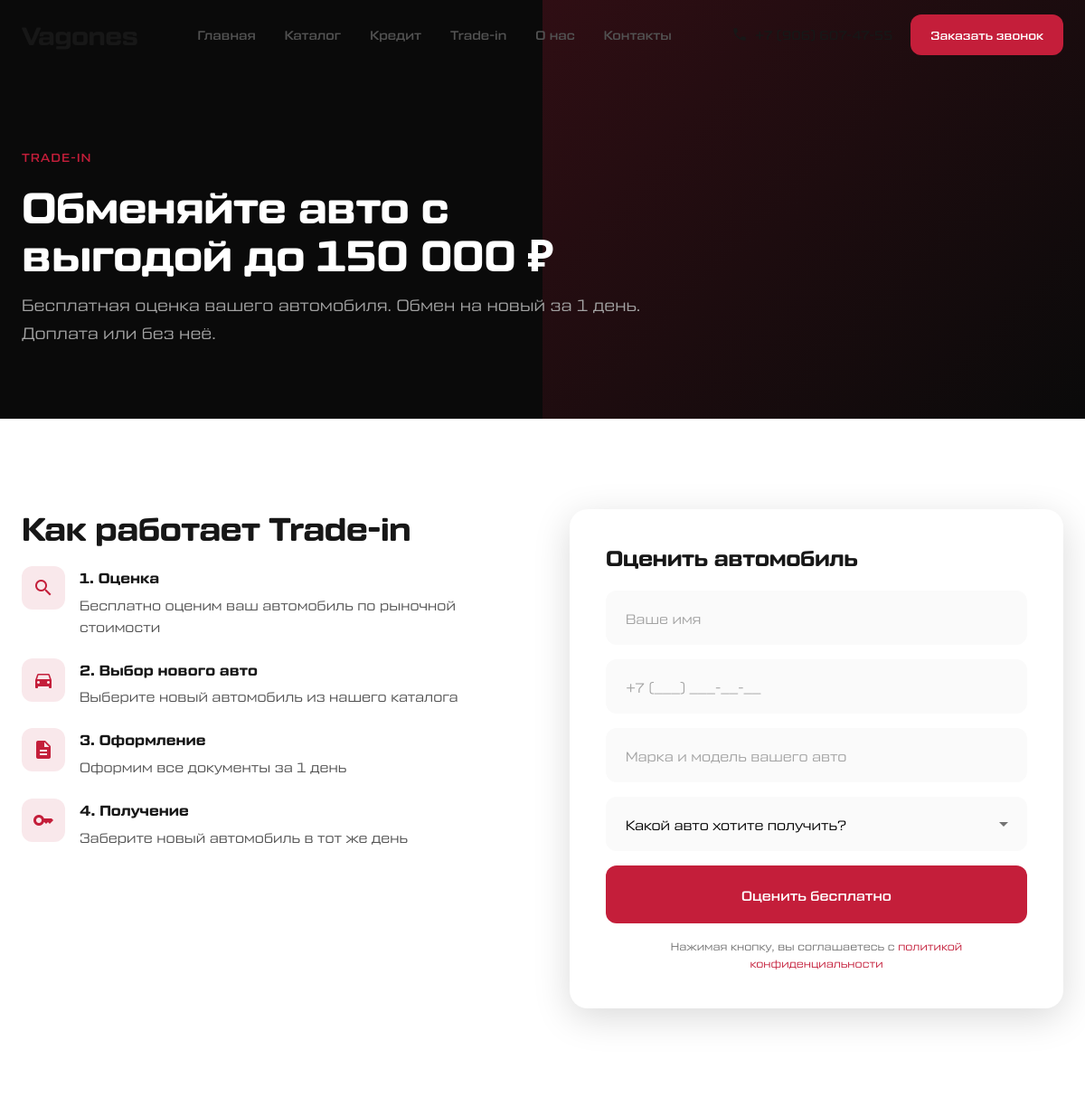
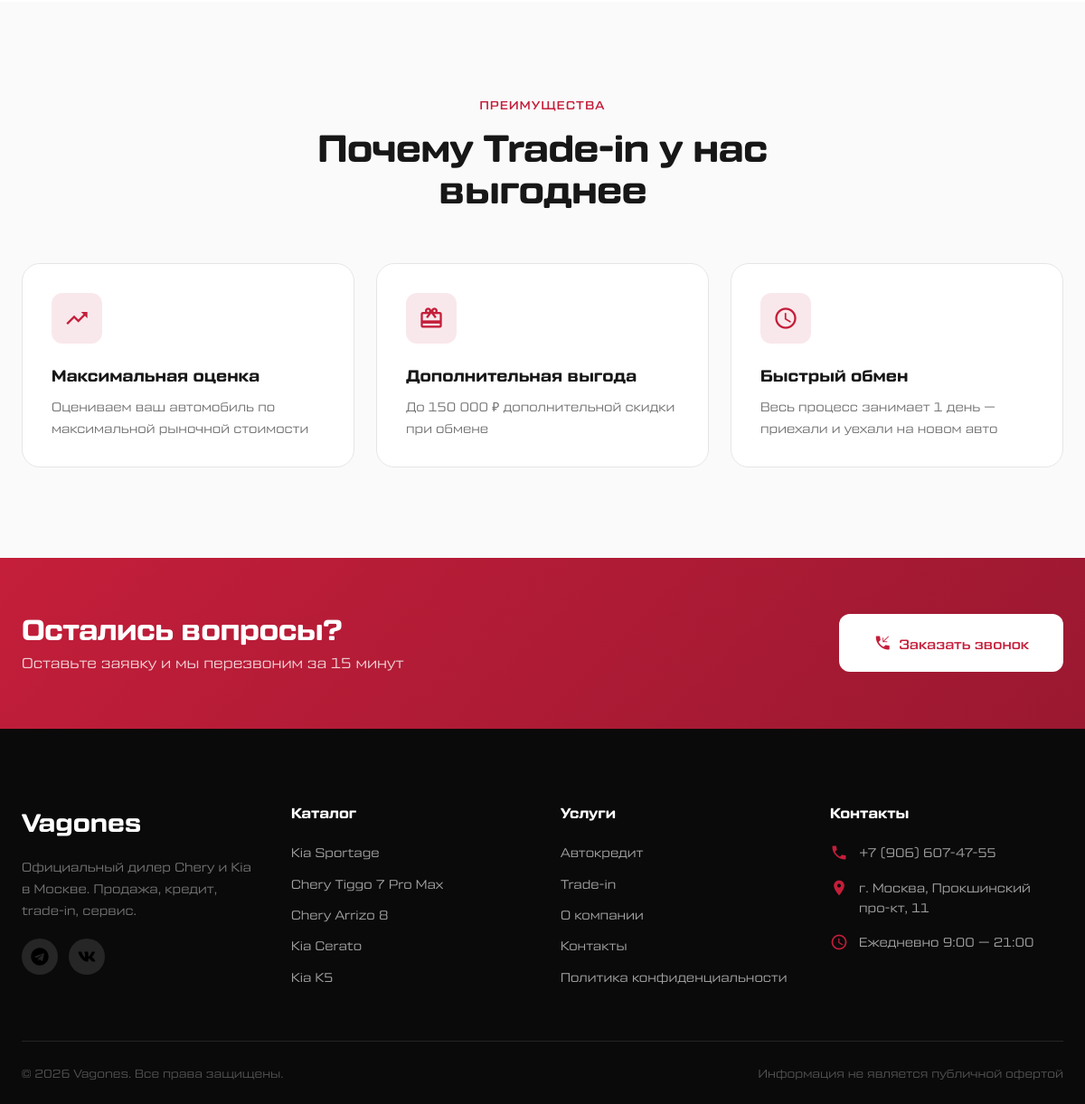
The page /tradein.php on the database its author committed (2 pictures, top to bottom).
### tables this page shows
CREATE TABLE cars (
                id TEXT PRIMARY KEY,
                brand TEXT NOT NULL,
                model TEXT NOT NULL,
                price_from INTEGER NOT NULL,
                engine TEXT,
                transmission TEXT,
                banner TEXT,
                is_new INTEGER DEFAULT 0,
                created_at DATETIME DEFAULT CURRENT_TIMESTAMP
            );

### src/config/functions.php (called while the page is built, shortened)
<?php
function getDB(): PDO {
    static $pdo = null;
    if ($pdo === null) {
        $pdo = new PDO('sqlite:' . DB_PATH);
        $pdo->setAttribute(PDO::ATTR_ERRMODE, PDO::ERRMODE_EXCEPTION);
        $pdo->setAttribute(PDO::ATTR_DEFAULT_FETCH_MODE, PDO::FETCH_ASSOC);
    }
    return $pdo;
}
function getCars(): array {
    $pdo = getDB();
    $cars = [];
    $stmt = $pdo->query("SELECT * FROM cars ORDER BY is_new DESC, price_from ASC");
    foreach ($stmt->fetchAll() as $row) {
        $id = $row['id'];
        $cars[$id] = [
            'brand' => $row['brand'],
            'model' => $row['model'],
            'price_from' => (int)$row['price_from'],
            'engine' => $row['engine'],
            'transmission' => $row['transmission'],
            'banner' => $row['banner'],
            'is_new' => (bool)$row['is_new'],
            'colors' => getCarColors($id),
            'trims' => getCarTrims($id),
            'specs' => getCarSpecs($id),
            'gallery' => getCarGallery($id)
        ];
    }
    return $cars;
}
function getCarColors(string $carId): array {
    $stmt = getDB()->prepare("SELECT name, hex, image FROM car_colors WHERE car_id = ? ORDER BY
        CASE WHEN hex LIKE '#f%' OR hex LIKE '#e%' OR hex LIKE '#d%' THEN 0 ELSE 1 END,
        sort_order");
    $stmt->execute([$carId]);
    return $stmt->fetchAll();
}
function getCarTrims(string $carId): array {
    $stmt = getDB()->prepare("SELECT name, price, features FROM car_trims WHERE car_id = ? ORDER BY sort_order");
    $stmt->execute([$carId]);
    $trims = [];
    foreach ($stmt->fetchAll() as $row) {
        $trims[] = [
            'name' => $row['name'],
            'price' => (int)$row['price'],
            'features' => $row['features'] ? json_decode($row['features'], true) : []
        ];
    }
    return $trims;
}
function getCarSpecs(string $carId): array {
    $stmt = getDB()->prepare("SELECT label, value FROM car_specs WHERE car_id = ?");
    $stmt->execute([$carId]);
    $specs = [];
    foreach ($stmt->fetchAll() as $row) {
        $specs[$row['label']] = $row['value'];
    }
    return $specs;
}
function getCarGallery(string $carId): array {
    $stmt = getDB()->prepare("SELECT image FROM car_gallery WHERE car_id = ? ORDER BY sort_order");
    $stmt->execute([$carId]);
    return array_column($stmt->fetchAll(), 'image');
}
function e(string $str): string {
    return htmlspecialchars($str, ENT_QUOTES, 'UTF-8');
}

### public_html/tradein.php (the view, shortened to what this page needs)
<?php
require_once __DIR__ . '/../src/config/functions.php';
$cars = getCars();
include __DIR__ . '/../templates/components/header.php';
?>
<section class="page-hero">
    <div class="container">
        <div class="page-hero__content">
            <span class="page-hero__label">Trade-in</span>
            <h1 class="page-hero__title">Обменяйте авто с выгодой до 150 000 ₽</h1>
            <p class="page-hero__subtitle">Бесплатная оценка вашего автомобиля. Обмен на новый за 1 день. Доплата или без неё.</p>
        </div>
    </div>
</section>
<section class="section">
    <div class="container">
        <div class="contact">
            <div class="contact__info">
                <h2>Как работает Trade-in</h2>
                <div class="contact__items">
                    <div class="contact__item">
                        <span class="material-icons">search</span>
                        <div>
                            <strong>1. Оценка</strong>
                            <p>Бесплатно оценим ваш автомобиль по рыночной стоимости</p>
                        </div>
                    </div>
                    <div class="contact__item">
                        <span class="material-icons">directions_car</span>
                        <div>
                            <strong>2. Выбор нового авто</strong>
                            <p>Выберите новый автомобиль из нашего каталога</p>
                        </div>
                    </div>
                    <div class="contact__item">
                        <span class="material-icons">description</span>
                        <div>
                            <strong>3. Оформление</strong>
                            <p>Оформим все документы за 1 день</p>
                        </div>
                    </div>
                    <div class="contact__item">
                        <span class="material-icons">key</span>
                        <div>
                            <strong>4. Получение</strong>
                            <p>Заберите новый автомобиль в тот же день</p>
                        </div>
                    </div>
                </div>
            </div>
            <div class="contact__form">
                <h3>Оценить автомобиль</h3>
                <form data-type="tradein">
                    <div class="form-group">
                        <input type="text" name="name" placeholder="Ваше имя" required>
                    </div>
                    <div class="form-group">
                        <input type="tel" name="phone" placeholder="+7 (___) ___-__-__" required>
                    </div>
                    <div class="form-group">
                        <input type="text" name="message" placeholder="Марка и модель вашего авто">
                    </div>
                    <div class="form-group">
                        <select name="car">
                            <option value="">Какой авто хотите получить?</option>
                        </select>
                    </div>
                    <button type="submit" class="btn btn--primary btn--full btn--lg">Оценить бесплатно</button>
                    <p class="form-privacy">Нажимая кнопку, вы соглашаетесь с <a href="/privacy.php">политикой конфиденциальности</a></p>
                </form>
            </div>
        </div>
    </div>
</section>
<section class="section section--gray">
    <div class="container">
        <div class="section__header">
            <span class="section__label">Преимущества</span>
            <h2 class="section__title">Почему Trade-in у нас выгоднее</h2>
        </div>
        <div class="benefits">
            <article class="benefit">
                <div class="benefit__icon"><span class="material-icons">trending_up</span></div>
                <h3 class="benefit__title">Максимальная оценка</h3>
                <p class="benefit__text">Оцениваем ваш автомобиль по максимальной рыночной стоимости</p>
            </article>
            <article class="benefit">
                <div class="benefit__icon"><span class="material-icons">card_giftcard</span></div>
                <h3 class="benefit__title">Дополнительная выгода</h3>
                <p class="benefit__text">До 150 000 ₽ дополнительной скидки при обмене</p>
            </article>
            <article class="benefit">
                <div class="benefit__icon"><span class="material-icons">schedule</span></div>
                <h3 class="benefit__title">Быстрый обмен</h3>
                <p class="benefit__text">Весь процесс занимает 1 день — приехали и уехали на новом авто</p>
            </article>
        </div>
    </div>
</section>
<?php include __DIR__ . '/../templates/components/footer.php'; ?>

### templates/components/footer.php (shortened to what this page needs)
    </main>
    <section class="prefooter">
        <div class="container">
            <div class="prefooter__inner">
                <div class="prefooter__content">
                    <h2>Остались вопросы?</h2>
                    <p>Оставьте заявку и мы перезвоним за 15 минут</p>
                </div>
                <button class="btn btn--white btn--lg" data-modal="callback">
                    <span class="material-icons">phone_callback</span>
                    Заказать звонок
                </button>
            </div>
        </div>
    </section>
    <footer class="footer">
        <div class="container">
            <div class="footer__grid">
                <div>
                    <a href="/" class="footer__logo"><?= SITE_NAME ?></a>
                    <p class="footer__desc">Официальный дилер Chery и Kia в Москве. Продажа, кредит, trade-in, сервис.</p>
                    <div class="footer__social">
                        <a href="#" aria-label="Telegram"><img src="/svg/TELEGRAM LOGO.svg" alt="" width="20" height="20"></a>
                        <a href="#" aria-label="VK"><img src="/svg/VK LOGO.svg" alt="" width="20" height="20"></a>
                    </div>
                </div>
                <div>
                    <h4 class="footer__title">Каталог</h4>
                    <nav class="footer__nav">
                        <?php $footerCars = getCars(); foreach (array_slice($footerCars, 0, 5, true) as $id => $car): ?>
                        <a href="/car.php?id=<?= $id ?>"><?= e($car['brand'] . ' ' . $car['model']) ?></a>
                        <?php endforeach; ?>
                    </nav>
                </div>
                <div>
                    <h4 class="footer__title">Услуги</h4>
                    <nav class="footer__nav">
                        <a href="/credit.php">Автокредит</a>
                        <a href="/tradein.php">Trade-in</a>
                        <a href="/about.php">О компании</a>
                        <a href="/contacts.php">Контакты</a>
                        <a href="/privacy.php">Политика конфиденциальности</a>
                    </nav>
                </div>
                <div>
                    <h4 class="footer__title">Контакты</h4>
                    <div class="footer__contact">
                        <span class="material-icons">phone</span>
                        <a href="tel:<?= PHONE_RAW ?>"><?= PHONE ?></a>
                    </div>
                    <div class="footer__contact">
                        <span class="material-icons">location_on</span>
                        <span><?= ADDRESS ?></span>
                    </div>
                    <div class="footer__contact">
                        <span class="material-icons">schedule</span>
                        <span>Ежедневно 9:00 — 21:00</span>
                    </div>
                </div>
            </div>
            <div class="footer__bottom">
                <p>&copy; <?= date('Y') ?> <?= SITE_NAME ?>. Все права защищены.</p>
                <p>Информация не является публичной офертой</p>
            </div>
        </div>
    </footer>
</body>
</html>

### rows shown on the page
cars: brand+model "Kia Sportage"
cars: brand+model "Chery Tiggo 7 Pro Max"
cars: brand+model "Chery Arrizo 8"
cars: brand+model "Kia Cerato"
cars: brand+model "Kia K5"

### other values the page prints
SITE_NAME "Vagones"
PHONE "+7 (906) 607-47-55"
ADDRESS "г. Москва, Прокшинский про-кт, 11"
